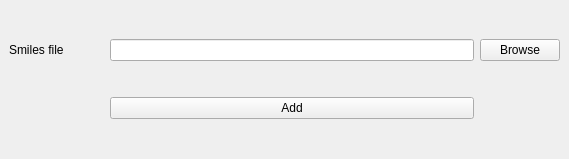
        <widget class="QWidget" name="tab_3">
         <attribute name="title">
          <string>Add</string>
         </attribute>
         <widget class="QWidget" name="gridLayoutWidget_7">
          <property name="geometry">
           <rect>
            <x>9</x>
            <y>9</y>
            <width>551</width>
            <height>141</height>
           </rect>
          </property>
          <layout class="QGridLayout" name="gridLayout_10">
           <item row="0" column="2">
            <widget class="QLineEdit" name="nrgdock_add_ligand_file_path"/>
           </item>
           <item row="0" column="0">
            <widget class="QLabel" name="label_5">
             <property name="text">
              <string>Smiles file</string>
             </property>
            </widget>
           </item>
           <item row="0" column="3">
            <widget class="QPushButton" name="nrgdock_add_ligandset_button">
             <property name="text">
              <string>Browse</string>
             </property>
            </widget>
           </item>
           <item row="0" column="1">
            <spacer name="horizontalSpacer_4">
             <property name="orientation">
              <enum>Qt::Horizontal</enum>
             </property>
             <property name="sizeType">
              <enum>QSizePolicy::Preferred</enum>
             </property>
             <property name="sizeHint" stdset="0">
              <size>
               <width>40</width>
               <height>20</height>
              </size>
             </property>
            </spacer>
           </item>
           <item row="1" column="2">
            <widget class="QPushButton" name="nrgdock_button_ligandset_add">
             <property name="text">
              <string>Add</string>
             </property>
            </widget>
           </item>
          </layout>
         </widget>
        </widget>
